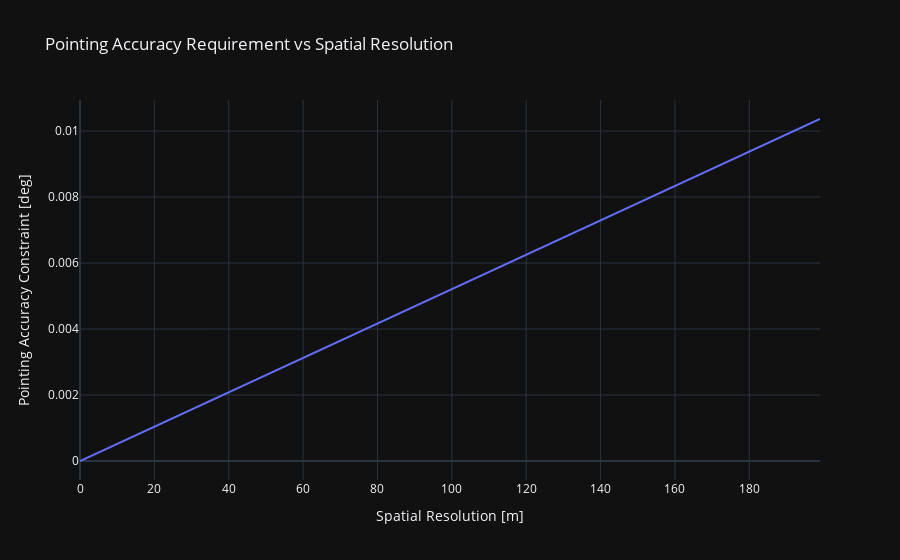

Notebook cell for this chart:
### Markdown cell above
## Plots

### Code cell
spatial_resolution_label = f"Spatial Resolution [{spatial_resolution.unit}]"
pointing_constraint_label = f"Pointing Accuracy Constraint [{pointing_constraint.unit}]"

data = {
    spatial_resolution_label: spatial_resolution,
    pointing_constraint_label: pointing_constraint,
}

df = pd.DataFrame.from_dict(data=data)
fig = plot.line(
    df=df,
    x=spatial_resolution_label,
    y=pointing_constraint_label,
    title="Pointing Accuracy Requirement vs Spatial Resolution",
    dark=True,
)
df.to_csv(output_dir / "data.csv", index=False)
plot.save(
    fig=fig, name="pointing_accuracy_vs_spatial_resolution_trade", path=output_dir
)

fig.show()
display(df)

### Figure 1 — Plotly figure (JSON) as saved in the notebook; plotly's stock layout.template omitted (floating-point values rounded to 4 significant figures; data arrays with more than 128 entries replaced by an {"elided": "..."} marker saying what was removed)
{"data": [{"hovertemplate": "Spatial Resolution [m]=%{x}<br>Pointing Accuracy Constraint [deg]=%{y}<extra></extra>", "legendgroup": "", "line": {"color": "#636efa", "dash": "solid"}, "marker": {"symbol": "circle"}, "mode": "lines", "name": "", "orientation": "v", "showlegend": false, "type": "scatter", "x": {"elided": "200 int values"}, "xaxis": "x", "y": {"elided": "200 float values"}, "yaxis": "y"}], "layout": {"legend": {"tracegroupgap": 0}, "title": {"text": "Pointing Accuracy Requirement vs Spatial Resolution"}, "xaxis": {"anchor": "y", "domain": [0, 1], "title": {"text": "Spatial Resolution [m]"}}, "yaxis": {"anchor": "x", "domain": [0, 1], "title": {"text": "Pointing Accuracy Constraint [deg]"}}}}
